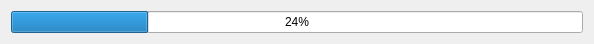
<?xml version="1.0" encoding="UTF-8"?>
<ui version="4.0">
 <class>Form</class>
 <widget class="QWidget" name="Form">
  <property name="geometry">
   <rect>
    <x>0</x>
    <y>0</y>
    <width>594</width>
    <height>44</height>
   </rect>
  </property>
  <property name="windowTitle">
   <string>Form</string>
  </property>
  <layout class="QGridLayout" name="gridLayout">
   <item row="0" column="0">
    <widget class="QProgressBar" name="progressBar">
     <property name="value">
      <number>24</number>
     </property>
    </widget>
   </item>
  </layout>
 </widget>
 <resources/>
 <connections/>
</ui>
